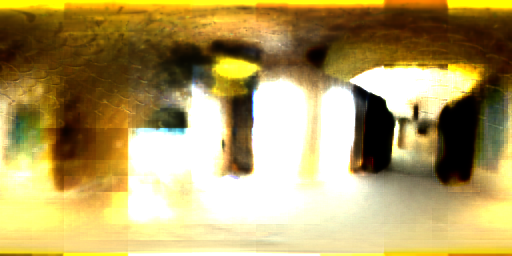
#> input picture resource/helmet_pbr_env_map.png, 512 x 256 px, given in place of helmet_pbr_env_map.png_cam50.png, which was not available
$ python ab_compare.py ../resource/helmet_pbr_env_map.png
#> lines starting #> are read from the running program, lines starting #| are printed output that depends on the picture; after the words box and inside, x2 and y2 are one past the last pixel; in counts of white or black regions, pixels touching at a corner belong together; pictures that were not available may be replaced by others from this repository, and a replacement may not be noted
"""AB pixel comparison: Web render at camera[50] vs Python training GT.

Uses no_normal output as GT (matches uNormalMapEnabled=false in shader).

Usage:
    python scripts/ab_compare.py helmet
    python scripts/ab_compare.py piano

Reads:
    app/debug/ab_web_{scene}_cam50.png — Web viewer 1024x1024 render
    output/{scene}_no_normal/epoch2000/compare_0001.png — GT (4-panel)

GT panel layout (from pbr_logger.py):
    [GT, Rendered, Diffuse, Specular] in 2x2 grid.
    Top-right (rows 0..h/2, cols w/2..w) = Rendered (model output, pow(1/2.2) encoded).
"""
import sys
import numpy as np
from PIL import Image


def compare(scene):
#> called with scene = '../resource/helmet_pbr_env_map.png'
    web_path = f'app/debug/ab_web_{scene}_cam50.png'
    gt_full_path = f'output/{scene}_no_normal/epoch2000/compare_0001.png'

    web = np.array(Image.open(web_path).convert('RGB'))
#> web is the input picture: shape (256, 512, 3); mean R, G, B 177.6, 157.7, 98.9
    gt_full = np.array(Image.open(gt_full_path).convert('RGB'))
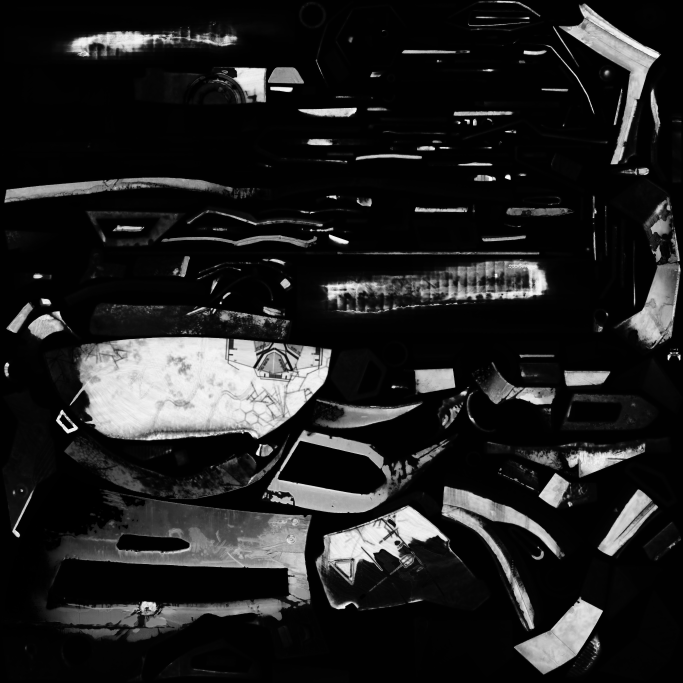
#> input picture resource/helmet_pbr_metallic.png, 2048 x 2048 px, given in place of compare_0001.png, which was not available (shown at 1/3 size)
#> gt_full is the input picture: shape (2048, 2048, 3); min 0, max 253, mean 33.7

    # GT is 2048x2048 2x2 grid; top-right is 'Rendered' panel
    gh, gw = gt_full.shape[:2]
#> gh = 2048; gw = 2048
    gt = gt_full[:gh // 2, gw // 2:]  # 1024x1024
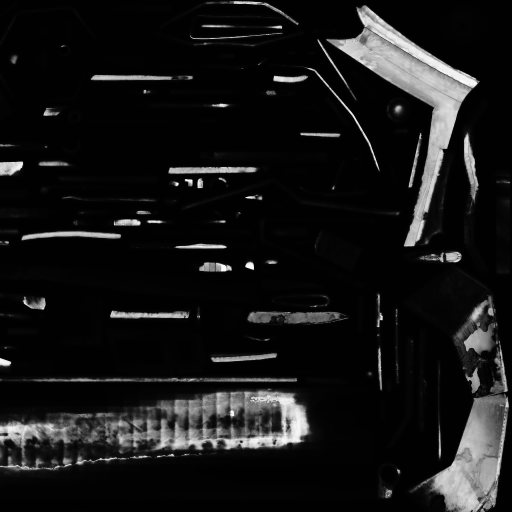
#> gt: shape (1024, 1024, 3) (shown at 1/2 size); min 0, max 253, mean 22.4

    print(f'=== {scene} ===')
    print(f'Web render: {web.shape}')
#| Web render: (256, 512, 3)
    print(f'GT rendered panel: {gt.shape}')
#| GT rendered panel: (1024, 1024, 3)

    # Both should be 1024x1024 — no resize needed if Web is offscreen
    if web.shape != gt.shape:
        try:
            resample = Image.Resampling.LANCZOS
        except (AttributeError, ImportError):
            resample = getattr(Image, 'LANCZOS', 1)
        gt_resized = np.array(Image.fromarray(gt).resize(
            (web.shape[1], web.shape[0]), resample))
        print(f'GT resized to: {gt_resized.shape}')
#| GT resized to: (256, 512, 3)
    else:
        gt_resized = gt

    def stats(img, name):
#> called with name = 'Web '
        fg_mask = img.max(axis=2) > 30
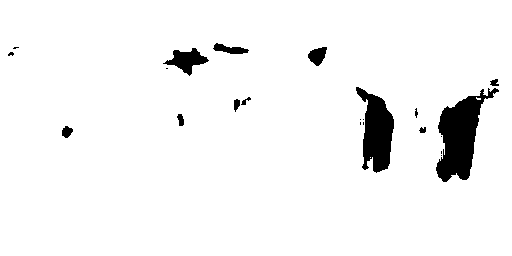
#> fg_mask: shape (256, 512) bool; 95.3% white; 22 black regions (11 under 20 px), largest, box (x1, y1, x2, y2) and area: (436, 88, 499, 182) 2769, (356, 87, 394, 173) 1940, (163, 48, 209, 76) 576
        fg = img[fg_mask]
        print(f'{name}: fg%={fg_mask.mean() * 100:.1f}%, '
              f'all-mean={img.mean(axis=(0, 1)).astype(int).tolist()}, '
              f'fg-mean={fg.mean(axis=0).astype(int).tolist()}, '
              f'fg-max={fg.max(axis=0).tolist()}')
#| Web : fg%=95.3%, all-mean=[177, 157, 98], fg-mean=[185, 165, 103], fg-max=[255, 255, 255]

    stats(web, 'Web ')
    stats(gt_resized, 'GT  ')
#> in stats (call 2), `fg_mask = img.max(axis=2) > 30`: fg_mask: shape (256, 512) bool; 15.5% white; 118 white regions (68 under 20 px), largest, box (x1, y1, x2, y2) and area: (0, 194, 312, 236) 6413, (326, 2, 480, 124) 4357, (410, 148, 509, 256) 3834
#| GT  : fg%=15.5%, all-mean=[22, 22, 22], fg-mean=[131, 131, 131], fg-max=[255, 255, 255]

    # PSNR over overlap region (non-black in both)
    web_fg = web.max(axis=2) > 30
    gt_fg = gt_resized.max(axis=2) > 30
    both_fg = web_fg & gt_fg
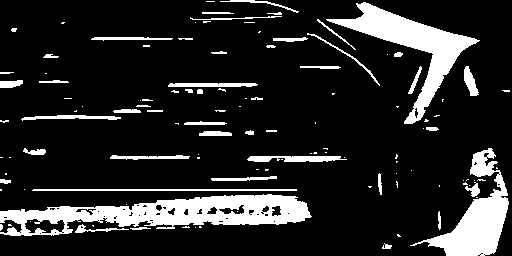
#> both_fg: shape (256, 512) bool; 15.2% white; 117 white regions (69 under 20 px), largest, box (x1, y1, x2, y2) and area: (0, 194, 312, 236) 6413, (326, 2, 480, 124) 4338, (410, 148, 509, 256) 3608

    print(f'\nOverlap fg pixels: {both_fg.sum()} ({both_fg.mean() * 100:.1f}%)')
#| Overlap fg pixels: 19869 (15.2%)
    if both_fg.sum() > 0:
        diff = web[both_fg].astype(np.float32) - gt_resized[both_fg].astype(np.float32)
        mse = (diff ** 2).mean()
#> mse = 15839.5
        rmse = np.sqrt(mse)
#> rmse = 125.9
        psnr = 10 * np.log10(255 ** 2 / mse) if mse > 0 else float('inf')
#> psnr = 6.13
        print(f'PSNR (overlap): {psnr:.2f} dB')
#| PSNR (overlap): 6.13 dB
        print(f'RMSE: {rmse:.2f}')
#| RMSE: 125.85
        print(f'Mean diff (web-gt): {diff.mean(axis=0).astype(int).tolist()}')
#| Mean diff (web-gt): [70, 51, -10]
        print(f'Abs diff mean: {np.abs(diff).mean(axis=0).astype(int).tolist()}')
#| Abs diff mean: [114, 113, 101]

    # Diff visualization
    diff_img = np.abs(web.astype(np.int16) - gt_resized.astype(np.int16)).astype(np.uint8)
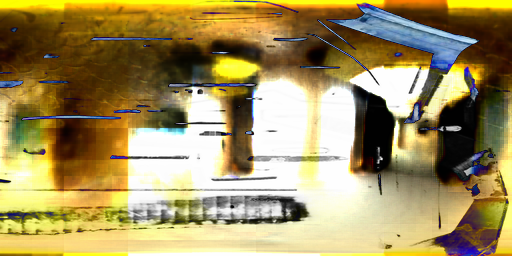
#> diff_img: shape (256, 512, 3); mean R, G, B 162.5, 145.3, 94.6
    diff_scaled = np.clip(diff_img * 3, 0, 255).astype(np.uint8)
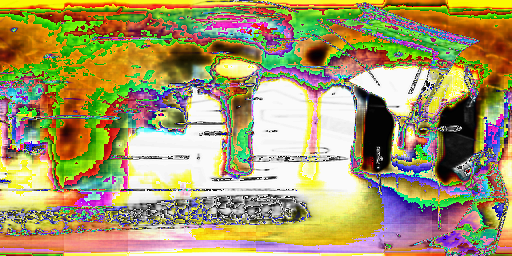
#> diff_scaled: shape (256, 512, 3); mean R, G, B 165, 152.5, 104.9
    Image.fromarray(diff_scaled).save(f'app/debug/ab_diff_{scene}.png')
    side = np.concatenate([gt_resized, web, diff_scaled], axis=1)
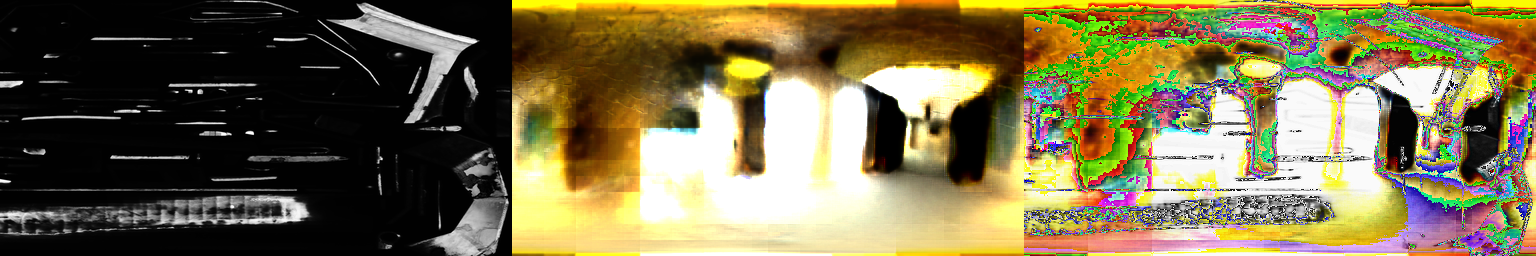
#> side: shape (256, 1536, 3); mean R, G, B 121.7, 110.9, 75.4
    Image.fromarray(side).save(f'app/debug/ab_side_by_side_{scene}.png')
    print(f'Saved: app/debug/ab_diff_{scene}.png, ab_side_by_side_{scene}.png')


if __name__ == '__main__':
    scene = sys.argv[1] if len(sys.argv) > 1 else 'helmet'
    compare(scene)
